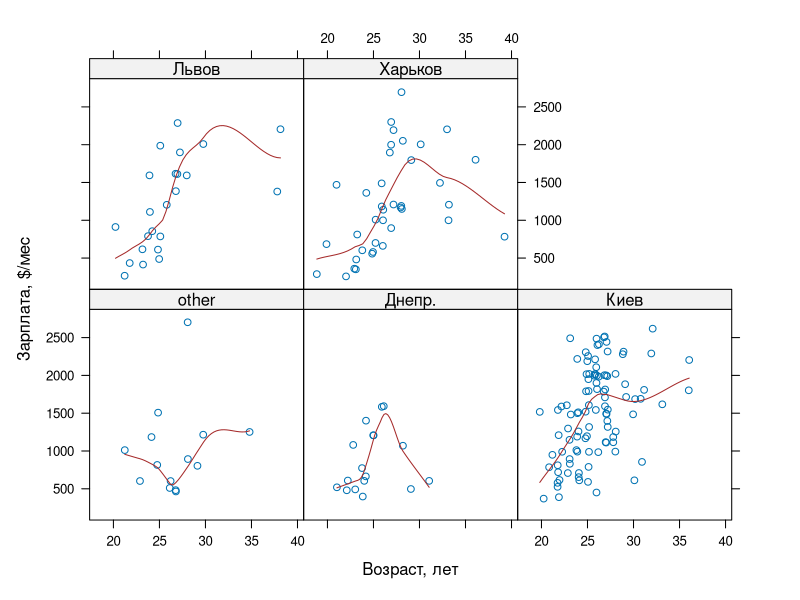
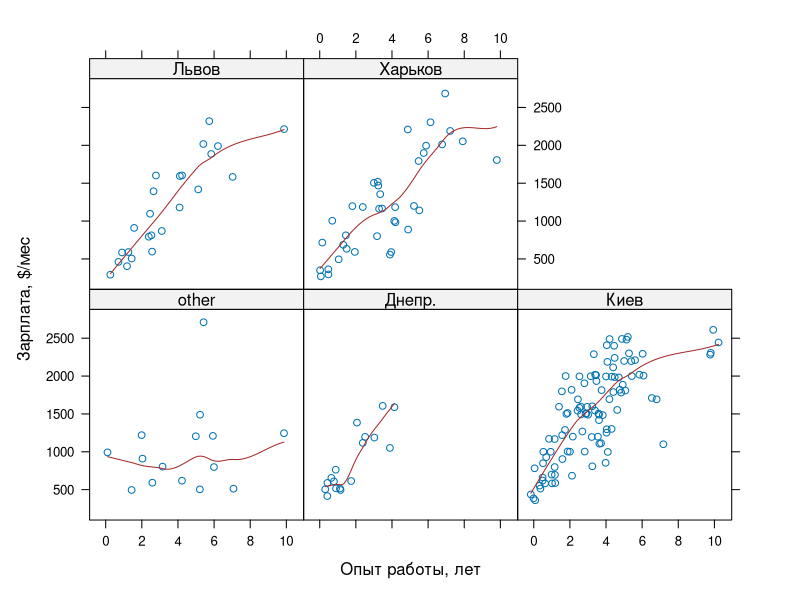

Recreate these plots in R, in order.

dd <- read.csv("data/2011_may_final.csv")

qa <- dd[dd$cls == "QA", c("salary", "loc", "exp",
           "Доп..специализация", "Возраст", "Индустрия",
           "Уровень.английского")]

qa <- qa[!qa$salary > mean(qa$salary)+2*sd(qa$salary),]

################################################################

library(lattice)

png("reports/qa.%03d.png", width=1024, height=480, res=100)

xyplot(I(salary  + runif(length(qa$salary ), -20,   20  ))
     ~ I(Возраст + runif(length(qa$Возраст), -0.25, 0.25))
     | loc, data=qa,
       panel=function(x,y) {
         panel.xyplot(x,y);
         panel.loess(x,y,col="brown");
       }, xlab="Возраст, лет", ylab="Зарплата, $/мес")

xyplot(I(salary + runif(length(qa$salary), -20,   20  ))
     ~ I(exp    + runif(length(qa$exp   ), -0.25, 0.25))
     | loc, data=qa,
       panel=function(x,y) {
         panel.xyplot(x,y);
         panel.loess(x,y,col="brown");
       }, xlab="Опыт работы, лет", ylab="Зарплата, $/мес")

dev.off()
